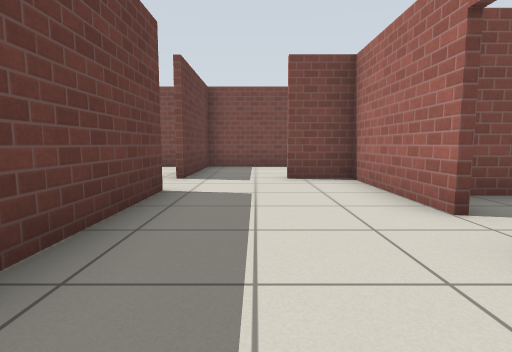
[1] (above)

14 first-person views from a walk through a Gazebo world. The camera is 0.72 m above the floor, tilts 6° down and sees 80° across. The floor is counted in squares, 1 m on a side. Each view is taken from the middle of a square. On the plan, view 1 faces up. The plan holds only what a view shows up to about 10 squares ahead; the rest is blank. Simple patterns stand in for the simulator's built-in surfaces.

[2]
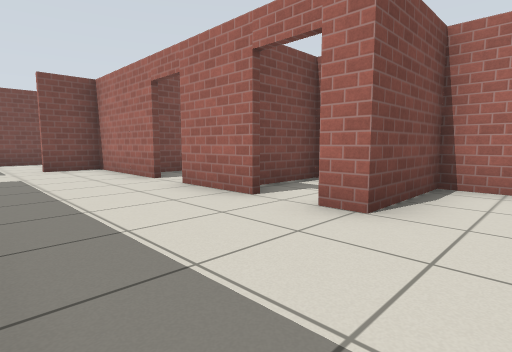

[3]
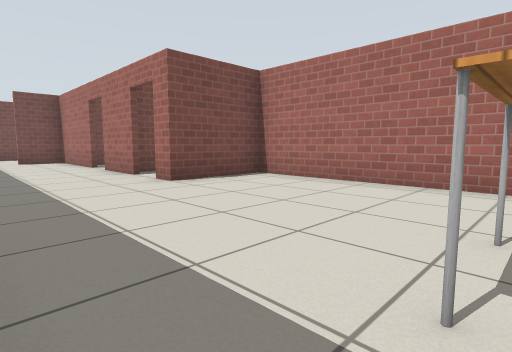

[4]
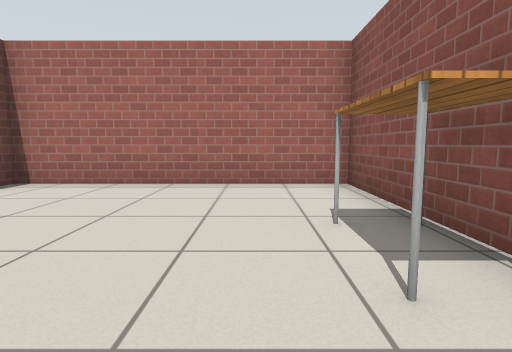

[5]
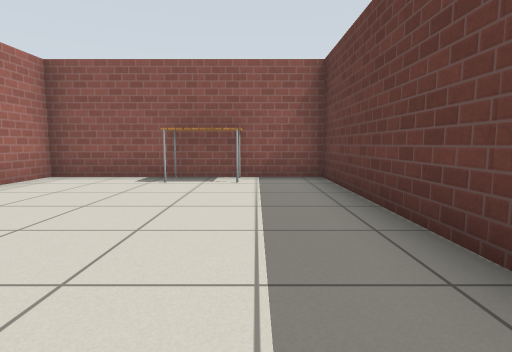

[6]
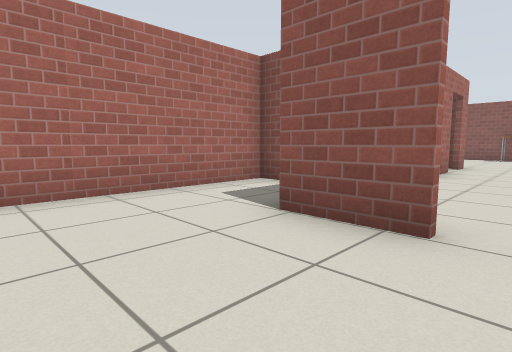

[7]
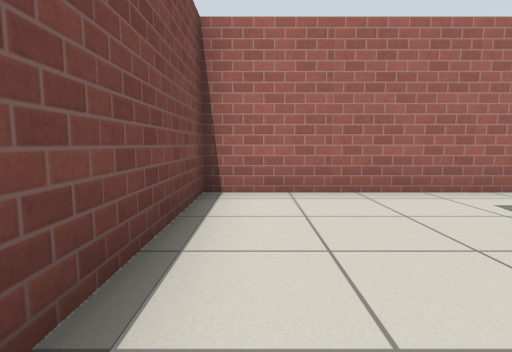

[8]
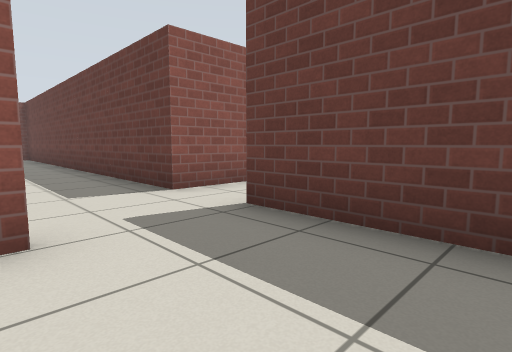

[9]
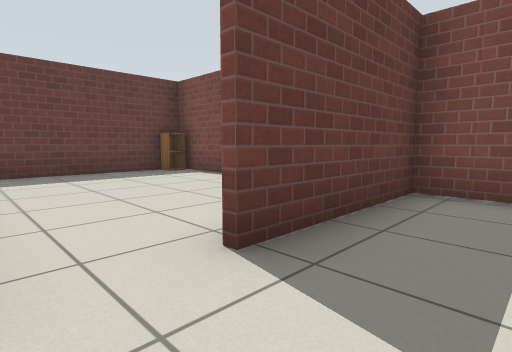

[10]
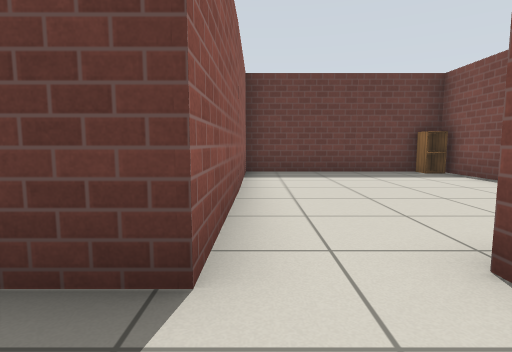

[11]
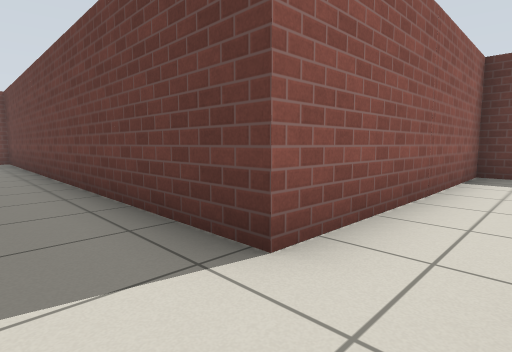

[12]
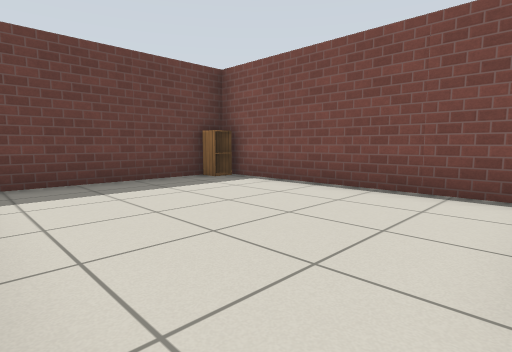

[13]
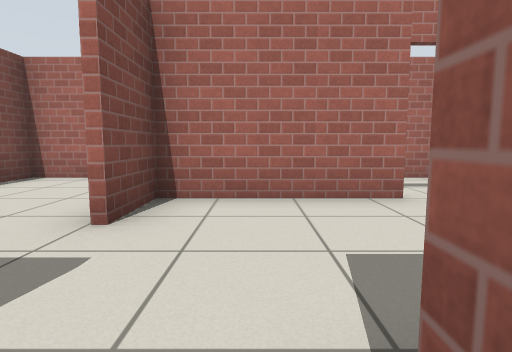

[14]
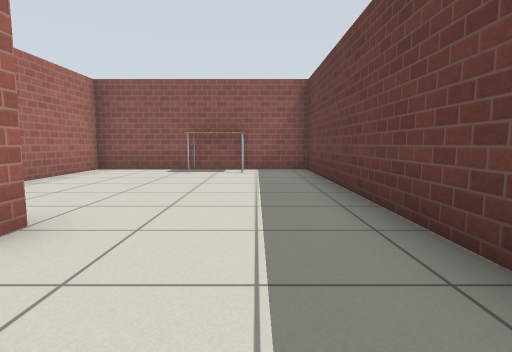

### Floor plan
Ten units are one square. View 1 is at (0, 0); x grows to the right and y downward. Boxes are objects, and circles mark ways between rooms. Rooms are numbered by the first view taken in them; rooms with no view inside come last. Other rooms are left out.
<svg viewBox="-90 -104 140 186">
<path fill="none" stroke="#000" d="M20 0 20 -20M20 -30 20 -63 6 -63M39 -44 45 -44 45 -98 -19 -98M-25 -47 -15 -47 -15 77 45 77 45 16 20 16 20 10M6 -65 22 -65M-15 -99 -15 -62M-19 -98 -79 -98 -79 -48 -25 -47M36 -42 28 -42M45 -13 45 -19"/>
<rect x="5" y="65" width="20" height="10" fill="#bbb"><title>table</title></rect>
<rect x="-85" y="-95" width="10" height="10" fill="#bbb"><title>cabinet</title></rect>
<circle cx="-20" cy="-55" r="3" fill="#2a7"/>
<circle cx="20" cy="-25" r="3" fill="#2a7"/>
<text x="10" y="-10">1</text>
<text x="-50" y="-70">2</text>
<text x="30" y="-30">3</text>
</svg>
Room 1 opens to room 2. Room 1 opens to room 3.

Where each view was taken, in squares from view 1:
view 1: 0 up, 0 right, facing up
view 2: 3 down, 1 left, facing up-right
view 3: 7 down, 1 left, facing up-right
view 4: 6 down, 1 left, facing right
view 5: 1 down, 0 right, facing down
view 6: 9 up, 0 right, facing down-right
view 7: 9 up, 0 right, facing right
view 8: 9 up, 1 right, facing down-left
view 9: 5 up, 0 right, facing up-left
view 10: 5 up, 0 right, facing left
view 11: 6 up, 0 right, facing down-left
view 12: 5 up, 2 left, facing up-left
view 13: 5 up, 2 left, facing right
view 14: 1 up, 0 right, facing down
